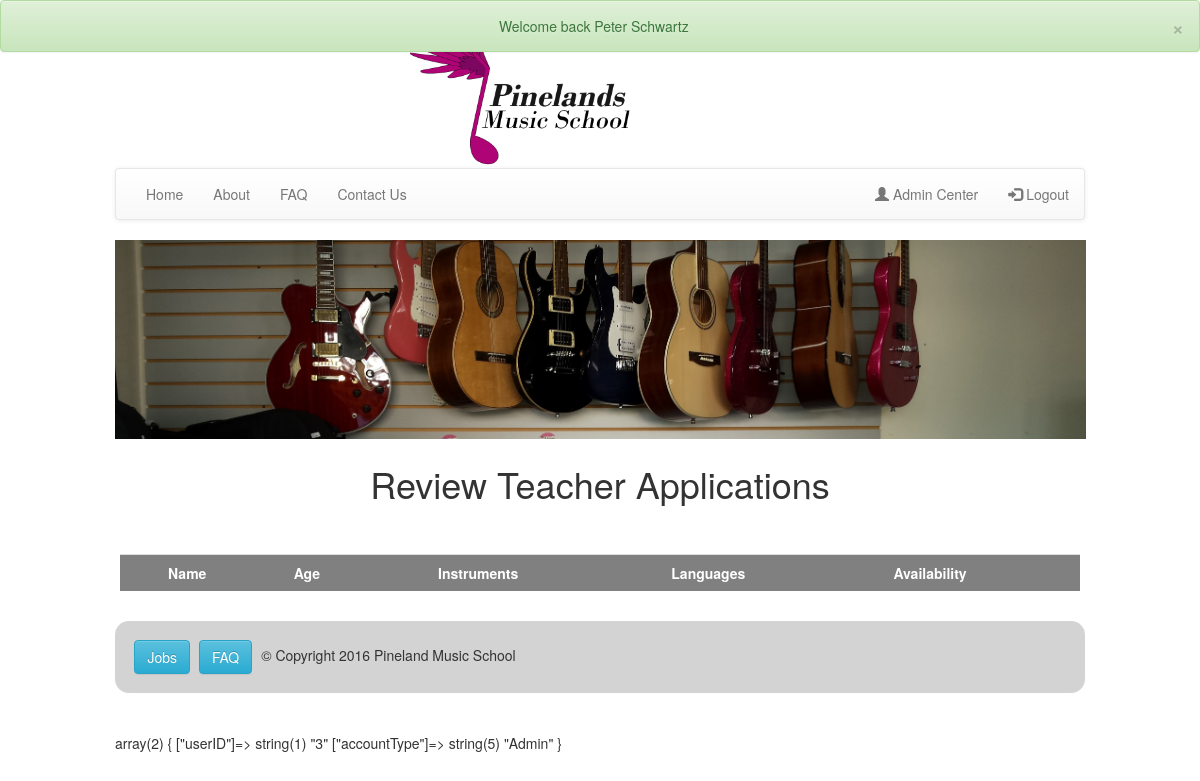
The page /pages/admin/adminReviewApplications.php (signed in) on the database as committed earlier.
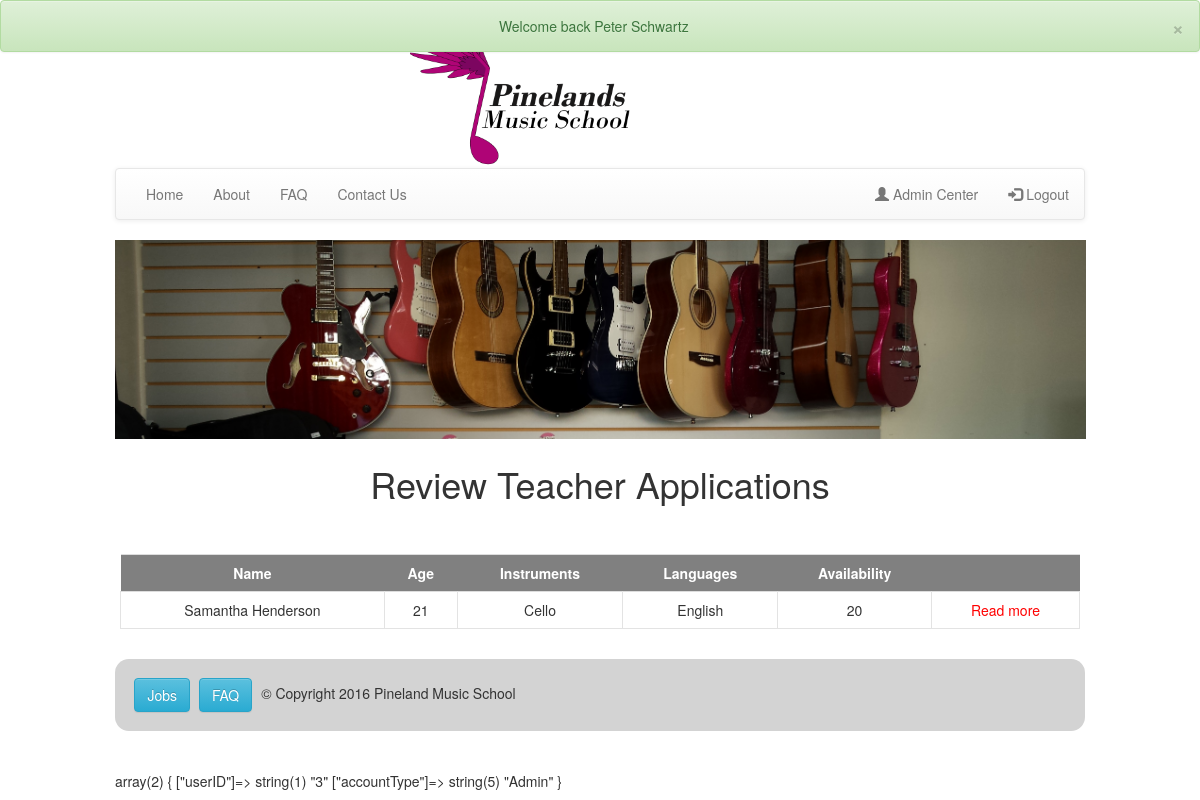
The same page on the database as committed later.
### tables this page shows
CREATE TABLE `applications` (
  `idapplications` int(11) NOT NULL,
  `userID` int(11) DEFAULT NULL,
  `language` varchar(200) DEFAULT NULL,
  `availability` int(11) DEFAULT NULL,
  `instrument` int(11) DEFAULT NULL,
  `fileName` varchar(300) DEFAULT NULL
);

CREATE TABLE `users` (
  `UserID` int(11) NOT NULL,
  `firstName` varchar(40) NOT NULL,
  `lastName` varchar(40) NOT NULL,
  `DOB` date NOT NULL,
  `gender` enum('Male','Female') NOT NULL,
  `facebookId` varchar(80) DEFAULT NULL,
  `email` varchar(80) NOT NULL,
  `password` varchar(64) NOT NULL,
  `salt` varchar(32) NOT NULL,
  `accountType` enum('Guest','Student','Teacher','StudentAndTeacher','Admin','Owner') NOT NULL DEFAULT 'Guest',
  `comCode` varchar(64) DEFAULT NULL,
  `parentName` varchar(100) DEFAULT NULL,
  `parentEmail` varchar(100) DEFAULT NULL
);

CREATE TABLE `instrumentnames` (
  `instrumentTypeID` int(11) NOT NULL,
  `instrumentName` varchar(50) NOT NULL
);

### pages/admin/adminReviewApplications.php (the view, shortened to what this page needs)
  <?php
    include "../../inc/connect.php";
    include "../../inc/header.php";
    include "../../inc/nav.php";
?>
<div class="content">
<div class="adminCenter">
    <h1>Review Teacher Applications</h1>
    <br>
    <br>
    <table class="table" id="myTable" class="centerTable">
      <tr><th>Name</th><th>Age</th><th>Instruments</th><th>Languages</th><th>Availability</th><th></th></tr>
<?php
        $sql = "SELECT applications.userID, users.DOB, applications.language, applications.availability, users.firstname, users.lastname, instrumentnames.instrumentname
        FROM applications INNER JOIN users ON applications.userID = users.userID
        INNER JOIN instrumentnames ON instrumentnames.instrumentTypeID = applications.instrument";
        $result = mysqli_query($con, $sql);
        while($row = mysqli_fetch_array($result))
        {
          echo '<tr>';
          $age = floor((time() - strtotime($row['DOB'])) / 31556926);
          echo '<td>'.$row['firstname'].' '.$row['lastname'].'</td>';
          echo '<td>'.$age.'</td>';
          echo '<td>'.$row['instrumentname'].'</td>';
          echo '<td>'.$row['language'].'</td>';
          echo '<td>'.$row['availability'].'</td>';
          echo '<td><a href="../admin/adminViewFullApplication.php?userID='.$row['userID'].'"><span class="changeAccess"> Read more </span></a></td>';
          echo '</tr>';
        }
?>
    </table>
</div></div>
    <?php
        include "../../inc/footer.php";
    ?>

Rows that differ between the two databases and show on the page:
added applications: userID.firstName "Samantha", userID.lastName "Henderson", userID.DOB "21", instrumentnames.instrumentName "Cello", language "English", availability "20"
